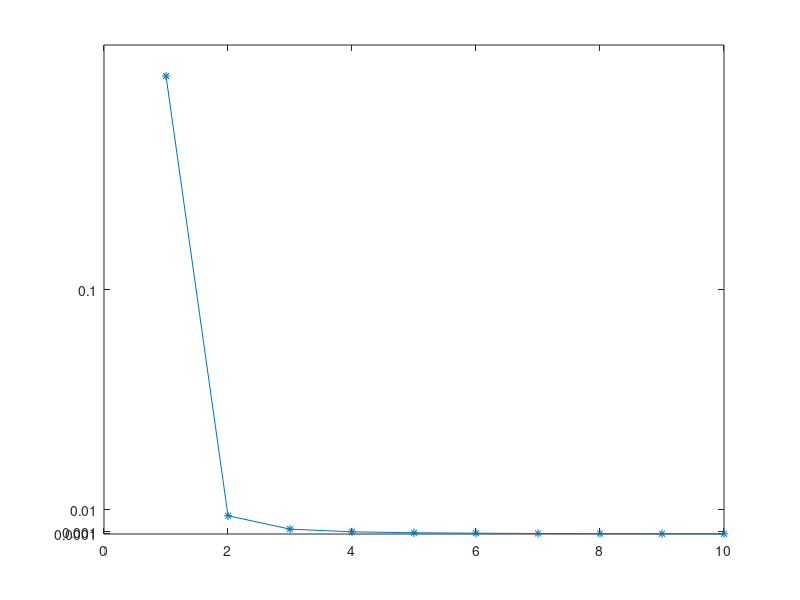
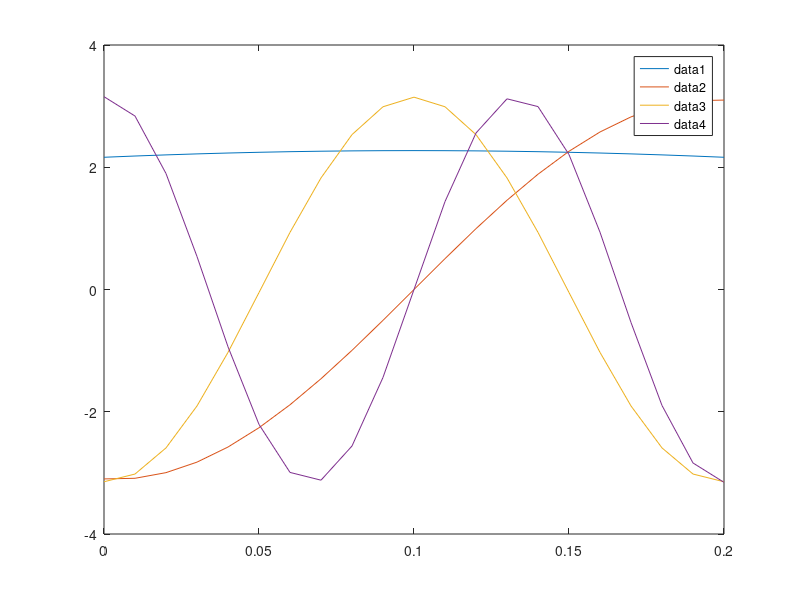
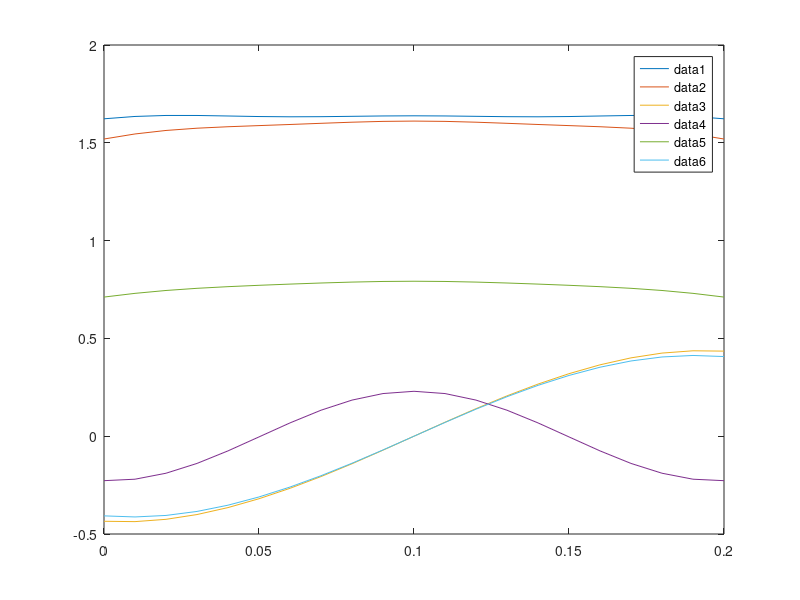

These charts were generated, in order, by the following MATLAB code:

%%% Program to find out the eigen values and eigen functions for
%%% exponential covaraince kernel

%.....Sudhi Sharma P V ...........

% Using fzero to find correct roots

clear all
delete 'eigfun.dat'
% Correlation length
b = 1;
a = 0.1; % Half the domain length 
mult = 0.5/a;

x = 0:0.01:0.2;


n = 400;
wroot = zeros(1,n);
init = 1;
j_o = 1;
check_omega = 0;
sigma_g = 1;
step = 0;

% Odd terms - Equations are swapped in Roger Ghanem Book
for i= 1:n
    
fun =@(w)(1/b - w*tan(w*a));

[wroot(i) fval(i) flag] = fzero(fun,init);

 
        if(flag ~=1)
            init = init +0.01;
            continue
        end

       if(any(abs(check_omega - wroot(i))>0.01,1))
        
           omega_o(j_o) = wroot(i);
           check_omega(j_o) = omega_o(j_o);
           lambda_o(j_o) = 2*b/(1+b^2*omega_o(j_o)^2);
           init = omega_o(j_o);
           
           if(j_o>1)
                  step = omega_o(j_o) - omega_o(j_o-1);
           else
                  step = 2*pi*mult;
           end
       
           j_o = j_o+1;
           init = init +step;
        
       end
       
    
end

lambda_o
omega_o


% Even Terms
init = 3.60;
check_omega = 0;
j_e = 1;
step =0;
ne= 500;


for i= 1:ne
    
fun_e =@(w)(w + (1/b)*tan(w*a));


[wroot_e(i) fval_e(i) flag_e] = fzero(fun_e,init);
 
        
% Condition added since froot gives a flag of 1 even after giving singular
% root value
if(wroot_e(i)>1)
    
    if(flag_e ~=1)
            init = init +0.1;
            continue
    end
        
         if(any(abs(check_omega - wroot_e(i))>0.01,1))
             omega_e(j_e) = wroot_e(i);
             check_omega(j_e) = omega_e(j_e);
             lambda_e(j_e) = 2*b/(1+b^2*omega_e(j_e)^2);
             init = omega_e(j_e);
             step = 2*pi*mult;
             j_e = j_e+1;
             init = init + step;
         else
            init = init +0.1; 
         end
         
else
    init = init +0.1;
end

    
end

lambda_e  
omega_e

% Ordered Omega and Lambda according to odd and even 
n = 10;
n_e = 1;
n_o = 1;
del_odd = 0;
del_eve = 0;

for i= 1:n
       
   if(mod(i,2) ~=0)
       lambda(i) = lambda_o(n_o);
       omega(i) = omega_o(n_o);
       n_o = n_o + 1;
   
   else
       lambda(i) = lambda_e(n_e);
       omega(i) = omega_e(n_e);
       n_e = n_e + 1;

   end
       
end
    
 lambda  = sort(unique(lambda),'descend')
 omega   = sort(unique(omega))


figure(3)
plot(1:length(lambda),lambda,'-*')
ax = gca;
set(gca, 'YScale', 'linear','ytick', [0.0001 0.001 0.01 0.1 1]);

% Finding the eigen functions

eigfun = zeros(length(omega),length(x));

for i = 1:length(omega)
   
    if(mod(i,2)~=0)
        den_odd = sqrt(a + sin(2*omega(i)*a)/(2*omega(i)));
        eigfun(i,:) = cos(omega(i).*(x-a))/den_odd;
    else 
        den_even = sqrt(a - sin(2*omega(i)*a)/(2*omega(i)));
        eigfun(i,:) = sin(omega(i).*(x-a))/den_even;
    end
    
    eigfun(i,:) = eigfun(i,:);
%     .* sqrt(lambda(i));
  g_x(i,:) = sqrt(lambda(i))*eigfun(i,:);
    
end

file = 'lambda.dat';
save(file,'lambda','-ascii')

file = 'g_x.dat';
save(file,'g_x','-ascii')

file = 'eigfun.dat';
save(file,'eigfun','-ascii')

y=x;
figure(4)
plot(y,eigfun(1:4,:))
legend


%%% Lognormal PCE coefficients

%Gaussian Process with 0 mean
K_n = 4; % Number of terms in KLE
mu = zeros(1,length(x));
g_0 = mu;
g_i = zeros(1,length(x));

for i = 1:K_n-1
    
    g_i = g_i + 0.5 * g_x(i,:).^2;
    
    
end

L_o = exp(g_0 + g_i);

% PCE coefficients of Lognormal Process with inherent gaussian process


L_x(1,:) = L_o;
L_x(2,:) = L_o .* g_x(1,:);
L_x(3,:) = L_o .* g_x(2,:); 
L_x(4,:) = L_o .* g_x(3,:); 
L_x(5,:) = L_o .* g_x(1,:).^2/2; 
L_x(6,:) = L_o .* g_x(1,:).*g_x(2,:);
L_x(7,:) = L_o .* g_x(1,:).*g_x(3,:); 
L_x(8,:) = L_o .* g_x(2,:).^2/2; 
L_x(9,:) = L_o .* g_x(2,:).*g_x(3,:);
L_x(10,:) = L_o .* g_x(3,:).^2/2; 

figure(5)
plot(x,L_x(1:6,:))
legend












